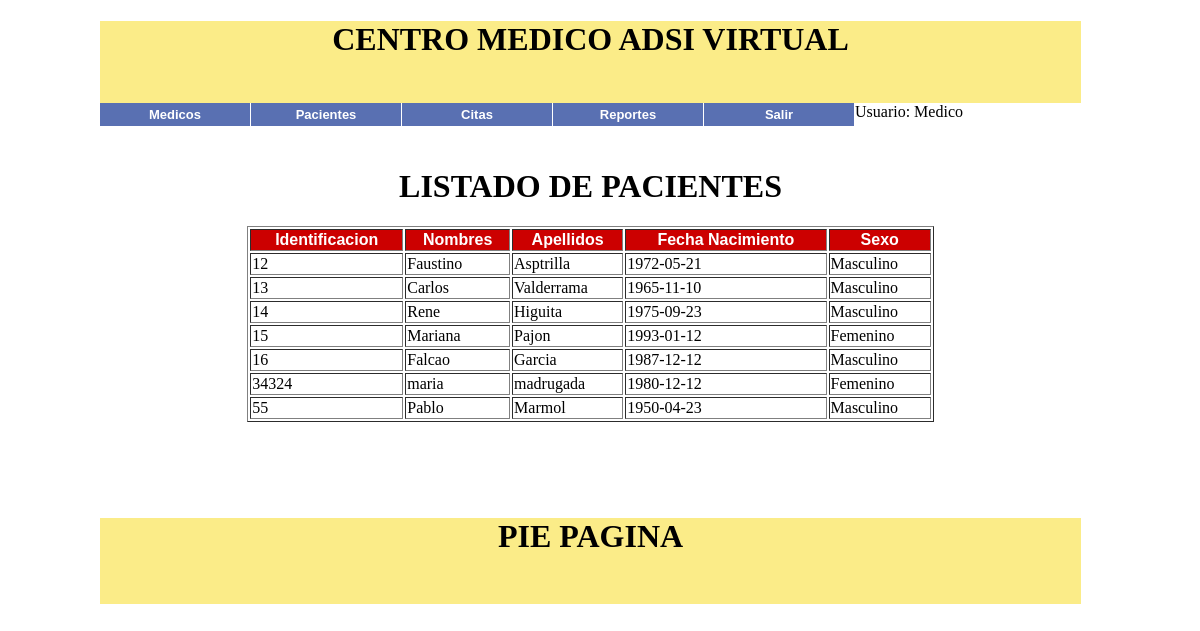
The app's page /CentroMedico/Vista/index2.php?pag=listarPacientesTabla (signed in) with its own data.
### tables this page shows
CREATE TABLE IF NOT EXISTS `pacientes` (
  `idPaciente` int(11) NOT NULL AUTO_INCREMENT,
  `pacIdentificacion` char(15) NOT NULL,
  `pacNombres` varchar(50) NOT NULL,
  `pacApellidos` varchar(50) NOT NULL,
  `pacFechaNacimiento` date NOT NULL,
  `pacSexo` enum('Femenino','Masculino') NOT NULL,
  PRIMARY KEY (`idPaciente`),
  UNIQUE KEY `pacIdentificacion` (`pacIdentificacion`)
);

### CentroMedico/Modelo/conexionBasesDatos.php (called while the page is built)
<?php
function Conectarse()
{
	$objConexion = new mysqli("localhost","root","sena","centromedico");
	if ($objConexion->connect_errno)
	{
		echo "Erro de conexion a la Base de Datos ".$objConexion->connect_error;
		exit();
	}
	else
	{
		return $objConexion;
	}
}
?>

### CentroMedico/Modelo/Paciente.php (called while the page is built, shortened)
<?php
class Paciente
{
	public function consultarPacientes()
	{
		$this->Conexion=Conectarse();
		$sql="select * from pacientes";
		$resultado=$this->Conexion->query($sql);
		return $resultado;
	}
}
?>

### CentroMedico/Vista/listarPacientesTabla.php (the view)
<?php
require "../Modelo/conexionBasesDatos.php";
require "../Modelo/Paciente.php";
$objPaciente=new Paciente();
$pacientes=$objPaciente->consultarPacientes();
?>
<h1 align="center">LISTADO DE PACIENTES</h1>
<table width="70%" border="1" align="center">
  <tr align="center" bgcolor="#cc0000" class="texto">
    <td>Identificacion</td>
    <td>Nombres</td>
    <td>Apellidos</td>
    <td>Fecha Nacimiento</td>
    <td>Sexo</td>
  </tr>
 <?php
while($registro=$pacientes->fetch_object())
{
?>
  <tr>
    <td><?php echo $registro->pacIdentificacion?></td>
    <td><?php echo $registro->pacNombres?></td>
    <td><?php echo $registro->pacApellidos?></td>
    <td><?php echo $registro->pacFechaNacimiento?></td>
    <td><?php echo $registro->pacSexo?></td>
  </tr>
 <?php
}
?>
</table>

### CentroMedico/Css/estilos.css (style rules this page uses)
.texto { font-family: Arial, Helvetica, sans-serif; font-weight: bold; color: #FFF; }

### records on screen
pacientes: pacIdentificacion "12", pacNombres "Faustino", pacApellidos "Asptrilla", pacFechaNacimiento "1972-05-21", pacSexo "Masculino"
pacientes: pacIdentificacion "13", pacNombres "Carlos", pacApellidos "Valderrama", pacFechaNacimiento "1965-11-10", pacSexo "Masculino"
pacientes: pacIdentificacion "14", pacNombres "Rene", pacApellidos "Higuita", pacFechaNacimiento "1975-09-23", pacSexo "Masculino"
pacientes: pacIdentificacion "15", pacNombres "Mariana", pacApellidos "Pajon", pacFechaNacimiento "1993-01-12", pacSexo "Femenino"
pacientes: pacIdentificacion "16", pacNombres "Falcao", pacApellidos "Garcia", pacFechaNacimiento "1987-12-12", pacSexo "Masculino"
pacientes: pacIdentificacion "34324", pacNombres "maria", pacApellidos "madrugada", pacFechaNacimiento "1980-12-12", pacSexo "Femenino"
pacientes: pacIdentificacion "55", pacNombres "Pablo", pacApellidos "Marmol", pacFechaNacimiento "1950-04-23", pacSexo "Masculino"

### other values on screen
$_SESSION['user'] "Medico"
